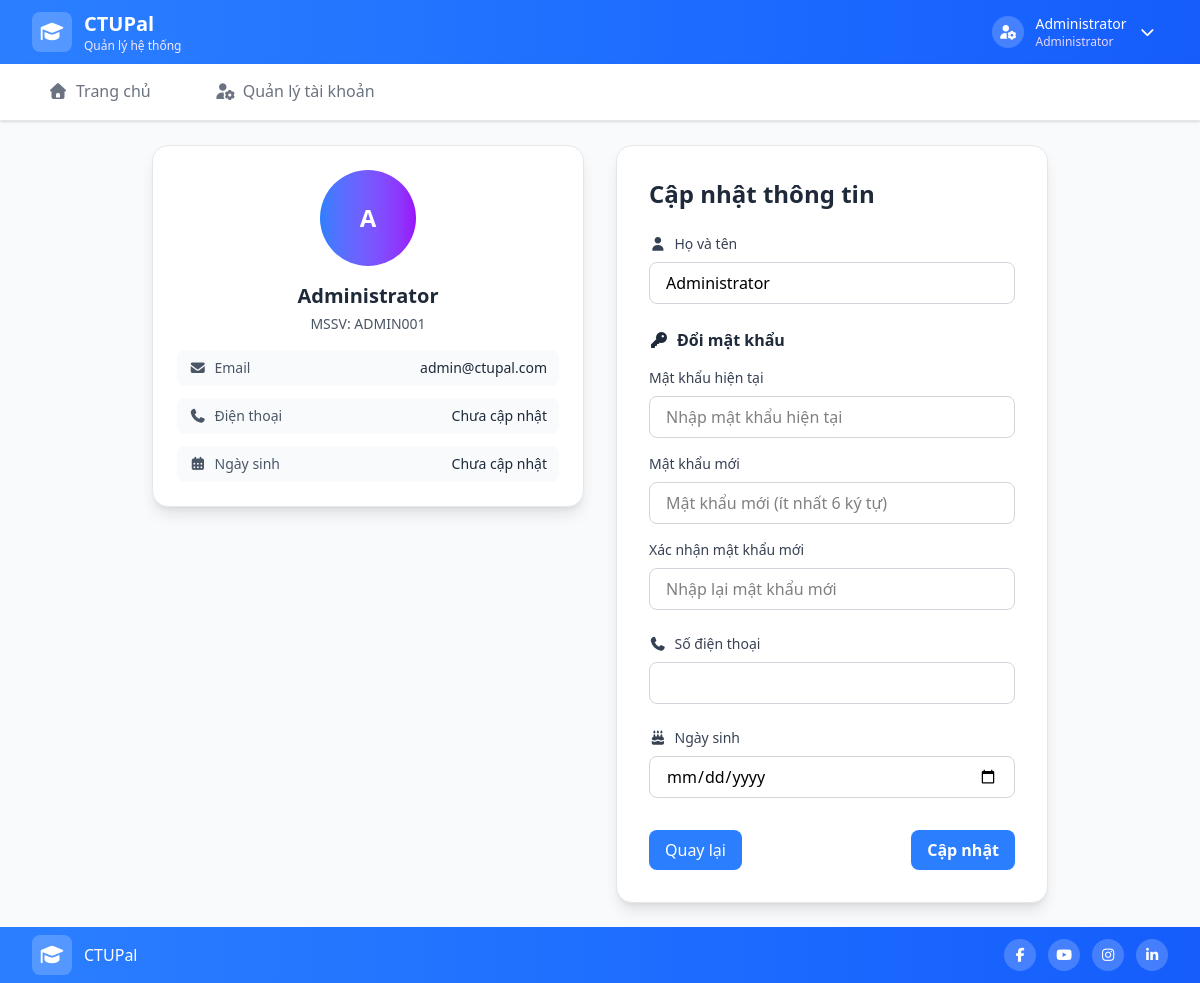
The app's page /profile.php (signed in) with its own data.
### tables this page shows
CREATE TABLE users (
    id INT AUTO_INCREMENT PRIMARY KEY,
    name VARCHAR(255) NOT NULL,
    email VARCHAR(255) UNIQUE NOT NULL,
    mssv VARCHAR(20) UNIQUE NOT NULL,
    phone VARCHAR(10) NULL,
    password VARCHAR(255) NOT NULL,
    birthday DATE NULL,
    role ENUM('user', 'admin') DEFAULT 'user',
    is_active BOOLEAN DEFAULT TRUE,
    gg_cal_id VARCHAR(255) NULL,
    created_at TIMESTAMP DEFAULT CURRENT_TIMESTAMP
);

### config/db.php (called while the page is built, shortened)
<?php
$host = 'localhost';
$dbname = 'student_manager';
$username = 'root';
$password = '';
$charset = 'utf8mb4';
try {
    $dsn = "mysql:host=$host;dbname=$dbname;charset=$charset";
    $pdo = new PDO($dsn, $username, $password);
} catch (Exception $e) {
    error_log("Database connection error: " . $e->getMessage());
    die("Không thể kết nối đến cơ sở dữ liệu. Vui lòng thử lại sau.");
}
function executeQuery($query, $params = [])
{
    global $pdo;
    try {
        $stmt = $pdo->prepare($query);
        $stmt->execute($params);
        return $stmt;
    } catch (PDOException $e) {
        error_log("Query error: " . $e->getMessage());
        throw new Exception("Lỗi truy vấn cơ sở dữ liệu: " . $e->getMessage());
    }
}
function fetchOne($query, $params = [])
{
    $stmt = executeQuery($query, $params);
    return $stmt->fetch();
}

### profile.php (the view, shortened to what this page needs)
<?php
require_once 'config/db.php';
$user_id = $_SESSION['user_id'];
$user = fetchOne("SELECT * FROM users WHERE id = ?", [$user_id]);
include 'includes/header.php';
?>
<div class="max-w-4xl mx-auto">
    <div class="grid grid-cols-1 lg:grid-cols-4 gap-8">
        <div class="lg:col-span-2">
            <div class="bg-white rounded-2xl shadow-lg p-6 border border-gray-200">
                <div class="text-center">
                    <div class="w-24 h-24 bg-gradient-to-r from-blue-500 to-purple-600 rounded-full flex items-center justify-center mx-auto mb-4">
                        <span class="text-2xl font-bold text-white">
                            <?php echo strtoupper(substr($user['name'] ?? 'U', 0, 1)); ?>
                        </span>
                    </div>
                    <h3 class="text-xl font-bold text-gray-800 mb-1"><?php echo htmlspecialchars($user['name'] ?? 'Chưa cập nhật'); ?></h3>
                    <p class="text-gray-600 text-sm mb-4">MSSV: <?php echo htmlspecialchars(strtoupper($user['mssv']) ?? 'N/A'); ?></p>
                    <div class="space-y-3">
                        <div class="flex justify-between items-center py-2 px-3 bg-gray-50 rounded-lg">
                            <span class="text-sm text-gray-600">
                                <i class="fas fa-envelope mr-2"></i>Email
                            </span>
                            <span class="text-sm font-medium text-gray-800">
                                <?php echo htmlspecialchars($user['email']); ?>
                            </span>
                        </div>
                        <div class="flex justify-between items-center py-2 px-3 bg-gray-50 rounded-lg">
                            <span class="text-sm text-gray-600">
                                <i class="fas fa-phone mr-2"></i>Điện thoại
                            </span>
                            <span class="text-sm font-medium text-gray-800">
                                <?php echo $user['phone'] ? htmlspecialchars($user['phone']) : 'Chưa cập nhật'; ?>
                            </span>
                        </div>
                        <div class="flex justify-between items-center py-2 px-3 bg-gray-50 rounded-lg">
                            <span class="text-sm text-gray-600">
                                <i class="fas fa-calendar-alt mr-2"></i>Ngày sinh
                            </span>
                            <span class="text-sm font-medium text-gray-800">
                                <?php echo $user['birthday'] ? date('d/m/Y', strtotime($user['birthday'])) : 'Chưa cập nhật'; ?>
                            </span>
                        </div>
                    </div>
                </div>
            </div>
        </div>
        <div class="lg:col-span-2">
            <div class="bg-white rounded-2xl shadow-lg p-8 border border-gray-200">
                <div class="mb-6">
                    <h2 class="text-2xl font-bold text-gray-800 mb-2 flex items-center">
                        Cập nhật thông tin
                    </h2>
                </div>
                <form method="POST" class="space-y-6" id="profile-form">
                    <div>
                        <label for="name" class="block text-sm font-medium text-gray-700 mb-2">
                            <i class="fas fa-user mr-2"></i>Họ và tên
                        </label>
                        <input type="text" id="name" name="name" value="<?php echo htmlspecialchars($user['name'] ?? ''); ?>"
                            class="w-full px-4 py-2 border border-gray-300 rounded-lg focus:ring-2 focus:ring-blue-500 focus:border-transparent focus:outline-none transition-all duration-200"
                            placeholder="Nhập họ và tên đầy đủ">
                    </div>
                    <div>
                        <h3 class="font-semibold text-gray-800 mb-4 flex items-center">
                            <i class="fas fa-key mr-2"></i>
                            Đổi mật khẩu
                        </h3>
                        <div>
                            <label for="current_password" class="block text-sm font-medium text-gray-700 mb-2">
                                Mật khẩu hiện tại
                            </label>
                            <div class="relative">
                                <input type="password"
                                    id="current_password"
                                    name="current_password"
                                    class="w-full px-4 py-2 border border-gray-300 rounded-lg focus:ring-2 focus:ring-blue-500 focus:border-transparent focus:outline-none transition-all duration-200 pr-12"
                                    placeholder="Nhập mật khẩu hiện tại">
                            </div>
                        </div>
                        <div class="mt-4">
                            <label for="new_password" class="block text-sm font-medium text-gray-700 mb-2">
                                Mật khẩu mới
                            </label>
                            <div class="relative">
                                <input type="password"
                                    id="new_password"
                                    name="new_password"
                                    class="w-full px-4 py-2 border border-gray-300 rounded-lg focus:ring-2 focus:ring-blue-500 focus:border-transparent focus:outline-none transition-all duration-200 pr-12"
                                    placeholder="Mật khẩu mới (ít nhất 6 ký tự)">
                            </div>
                        </div>
                        <div class="mt-4">
                            <label for="confirm_password" class="block text-sm font-medium text-gray-700 mb-2">
                                Xác nhận mật khẩu mới
                            </label>
                            <div class="relative">
                                <input type="password"
                                    id="confirm_password"
                                    name="confirm_password"
                                    class="w-full px-4 py-2 border border-gray-300 rounded-lg focus:ring-2 focus:ring-blue-500 focus:border-transparent focus:outline-none transition-all duration-200 pr-12"
                                    placeholder="Nhập lại mật khẩu mới">
                            </div>
                        </div>
                    </div>
                    <div class="mt-4">
                        <label for="phone" class="block text-sm font-medium text-gray-700 mb-2">
                            <i class="fas fa-phone mr-2"></i>Số điện thoại
                        </label>
                        <input type="tel"
                            id="phone"
                            name="phone"
                            value="<?php echo htmlspecialchars($user['phone'] ?? ''); ?>"
                            class="w-full px-4 py-2 border border-gray-300 rounded-lg focus:ring-2 focus:ring-blue-500 focus:border-transparent focus:outline-none transition-all duration-200">
                    </div>
                    <div>
                        <label for="birthday" class="block text-sm font-medium text-gray-700 mb-2">
                            <i class="fas fa-birthday-cake mr-2"></i>Ngày sinh
                        </label>
                        <input type="date"
                            id="birthday"
                            name="birthday"
                            value="<?php echo $user['birthday'] ?? ''; ?>"
                            max="<?php echo date('Y-m-d'); ?>"
                            class="w-full px-4 py-2 border border-gray-300 rounded-lg focus:ring-2 focus:ring-blue-500 focus:border-transparent focus:outline-none transition-all duration-200">
                    </div>
                    <div class="flex items-center justify-between pt-2">
                        <a href="index.php" class="bg-blue-500 py-2 px-4 rounded-lg text-white hover:bg-blue-700 transition-all duration-200 transform hover:scale-[1.02] flex items-center space-x-2">
                            Quay lại
                        </a>
                        <button type="submit"
                            class="bg-blue-500 text-white py-2 px-4 rounded-lg font-semibold hover:bg-blue-700 transition-all duration-200 transform hover:scale-[1.02] flex items-center space-x-2 cursor-pointer">
                            Cập nhật
                        </button>
                    </div>
                </form>
            </div>
        </div>
    </div>
</div>
<?php
include 'includes/footer.php';
?>

### records on screen
users: name "A", name "Administrator", mssv "ADMIN001", email "admin@ctupal.com"

### other values on screen
$logo_text "CTUPal"
$logo_subtext "Quản lý hệ thống"
$display_name "Administrator"
$role_text "Administrator"
$item['text'] "Trang chủ"
$item['text'] "Quản lý tài khoản"
